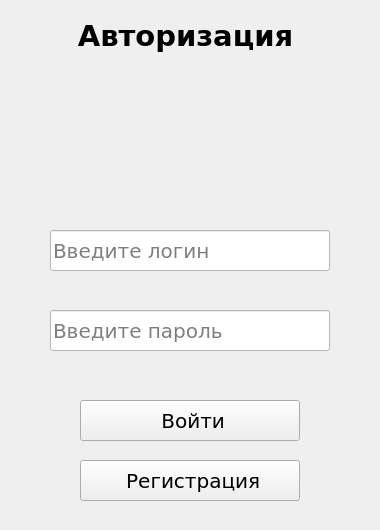
<?xml version="1.0" encoding="UTF-8"?>
<ui version="4.0">
 <class>auth_form</class>
 <widget class="QWidget" name="auth_form">
  <property name="geometry">
   <rect>
    <x>0</x>
    <y>0</y>
    <width>380</width>
    <height>530</height>
   </rect>
  </property>
  <property name="windowTitle">
   <string>Авторизация</string>
  </property>
  <property name="styleSheet">
   <string notr="true"/>
  </property>
  <widget class="QLabel" name="H1">
   <property name="geometry">
    <rect>
     <x>10</x>
     <y>10</y>
     <width>351</width>
     <height>51</height>
    </rect>
   </property>
   <property name="font">
    <font>
     <family>Verdana</family>
     <pointsize>22</pointsize>
     <weight>75</weight>
     <bold>true</bold>
    </font>
   </property>
   <property name="text">
    <string notr="true">Авторизация</string>
   </property>
   <property name="scaledContents">
    <bool>false</bool>
   </property>
   <property name="alignment">
    <set>Qt::AlignCenter</set>
   </property>
  </widget>
  <widget class="QLineEdit" name="LoginInput">
   <property name="geometry">
    <rect>
     <x>50</x>
     <y>230</y>
     <width>280</width>
     <height>41</height>
    </rect>
   </property>
   <property name="font">
    <font>
     <family>Verdana</family>
     <pointsize>15</pointsize>
    </font>
   </property>
   <property name="autoFillBackground">
    <bool>false</bool>
   </property>
   <property name="styleSheet">
    <string notr="true">background-color:#ffffff;</string>
   </property>
   <property name="text">
    <string/>
   </property>
   <property name="alignment">
    <set>Qt::AlignLeading|Qt::AlignLeft|Qt::AlignVCenter</set>
   </property>
   <property name="placeholderText">
    <string>Введите логин</string>
   </property>
  </widget>
  <widget class="QLineEdit" name="PasswordInput">
   <property name="geometry">
    <rect>
     <x>50</x>
     <y>310</y>
     <width>280</width>
     <height>41</height>
    </rect>
   </property>
   <property name="font">
    <font>
     <family>Verdana</family>
     <pointsize>15</pointsize>
    </font>
   </property>
   <property name="autoFillBackground">
    <bool>false</bool>
   </property>
   <property name="styleSheet">
    <string notr="true">background-color:#ffffff;</string>
   </property>
   <property name="text">
    <string/>
   </property>
   <property name="alignment">
    <set>Qt::AlignLeading|Qt::AlignLeft|Qt::AlignVCenter</set>
   </property>
   <property name="placeholderText">
    <string>Введите пароль</string>
   </property>
  </widget>
  <widget class="QPushButton" name="LoginButton">
   <property name="geometry">
    <rect>
     <x>80</x>
     <y>400</y>
     <width>220</width>
     <height>41</height>
    </rect>
   </property>
   <property name="font">
    <font>
     <family>Verdana</family>
     <pointsize>15</pointsize>
    </font>
   </property>
   <property name="autoFillBackground">
    <bool>true</bool>
   </property>
   <property name="text">
    <string> Войти</string>
   </property>
   <property name="icon">
    <iconset resource="res.qrc">
     <normaloff>:/icons/enter.png</normaloff>:/icons/enter.png</iconset>
   </property>
   <property name="iconSize">
    <size>
     <width>24</width>
     <height>24</height>
    </size>
   </property>
  </widget>
  <widget class="QPushButton" name="RegistrationLink">
   <property name="geometry">
    <rect>
     <x>80</x>
     <y>460</y>
     <width>220</width>
     <height>41</height>
    </rect>
   </property>
   <property name="font">
    <font>
     <family>Verdana</family>
     <pointsize>15</pointsize>
    </font>
   </property>
   <property name="text">
    <string> Регистрация</string>
   </property>
   <property name="icon">
    <iconset resource="res.qrc">
     <normaloff>:/icons/add-user.png</normaloff>:/icons/add-user.png</iconset>
   </property>
   <property name="iconSize">
    <size>
     <width>24</width>
     <height>24</height>
    </size>
   </property>
  </widget>
  <widget class="QLabel" name="icon">
   <property name="geometry">
    <rect>
     <x>120</x>
     <y>80</y>
     <width>131</width>
     <height>121</height>
    </rect>
   </property>
   <property name="text">
    <string/>
   </property>
   <property name="pixmap">
    <pixmap resource="res.qrc">:/icons/archive_icon.png</pixmap>
   </property>
  </widget>
 </widget>
 <resources>
  <include location="res.qrc"/>
 </resources>
 <connections/>
</ui>
